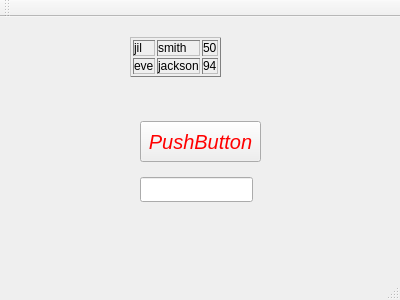
<?xml version="1.0" encoding="UTF-8"?>
<ui version="4.0">
 <class>MainWindow</class>
 <widget class="QMainWindow" name="MainWindow">
  <property name="geometry">
   <rect>
    <x>0</x>
    <y>0</y>
    <width>400</width>
    <height>300</height>
   </rect>
  </property>
  <property name="windowTitle">
   <string>MainWindow</string>
  </property>
  <widget class="QWidget" name="centralWidget">
   <widget class="QLabel" name="label">
    <property name="geometry">
     <rect>
      <x>130</x>
      <y>10</y>
      <width>111</width>
      <height>61</height>
     </rect>
    </property>
    <property name="text">
     <string>&lt;table border=&quot;1&quot; style=&quot;width:100%&quot;&gt;
&lt;tr&gt;
&lt;td&gt;jil&lt;/td&gt;
&lt;td&gt;smith&lt;/td&gt;
&lt;td&gt;50&lt;/td&gt;
&lt;/tr&gt;
&lt;tr&gt;
&lt;td&gt;eve&lt;/td&gt;
&lt;td&gt;jackson&lt;/td&gt;
&lt;td&gt;94&lt;/td&gt;
&lt;/tr&gt;</string>
    </property>
   </widget>
   <widget class="QPushButton" name="pushButton">
    <property name="geometry">
     <rect>
      <x>140</x>
      <y>104</y>
      <width>121</width>
      <height>41</height>
     </rect>
    </property>
    <property name="styleSheet">
     <string notr="true">color:red;
font-size:20px;
font-style:italic;</string>
    </property>
    <property name="text">
     <string>PushButton</string>
    </property>
   </widget>
   <widget class="QLineEdit" name="lineEdit">
    <property name="geometry">
     <rect>
      <x>140</x>
      <y>160</y>
      <width>113</width>
      <height>25</height>
     </rect>
    </property>
    <property name="styleSheet">
     <string notr="true">border-width:12px;
border-color:red;</string>
    </property>
   </widget>
  </widget>
  <widget class="QMenuBar" name="menuBar">
   <property name="geometry">
    <rect>
     <x>0</x>
     <y>0</y>
     <width>400</width>
     <height>22</height>
    </rect>
   </property>
  </widget>
  <widget class="QToolBar" name="mainToolBar">
   <attribute name="toolBarArea">
    <enum>TopToolBarArea</enum>
   </attribute>
   <attribute name="toolBarBreak">
    <bool>false</bool>
   </attribute>
  </widget>
  <widget class="QStatusBar" name="statusBar"/>
 </widget>
 <layoutdefault spacing="6" margin="11"/>
 <resources/>
 <connections/>
</ui>
